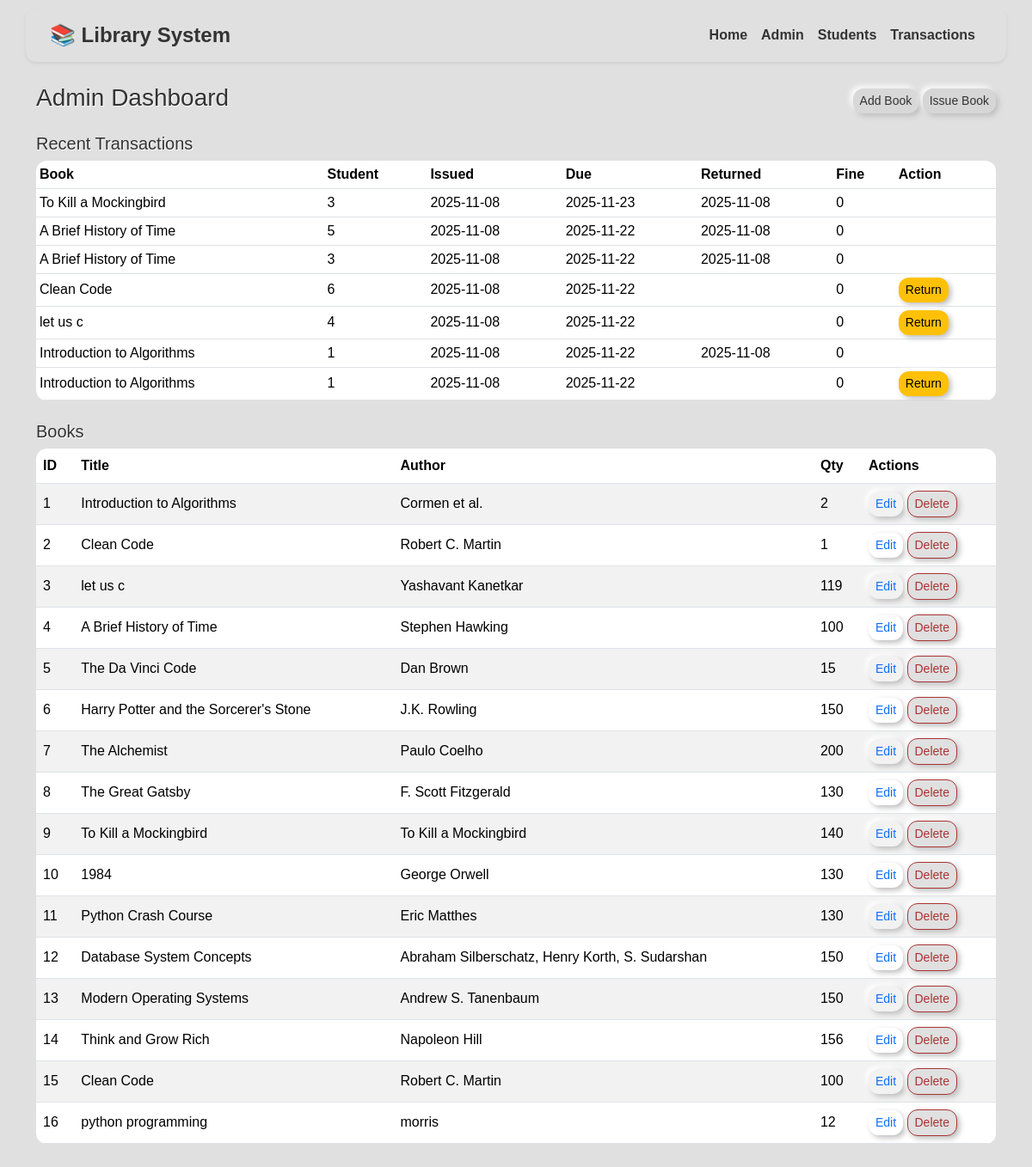
The page /admin on the database its author committed.
### tables this page shows
CREATE TABLE transactions(
    id INTEGER PRIMARY KEY AUTOINCREMENT,
    book_id INTEGER,
    student_id INTEGER,
    issued_at TEXT,
    due_date TEXT,
    returned_at TEXT,
    fine INTEGER DEFAULT 0,
    FOREIGN KEY(book_id) REFERENCES books(id),
    FOREIGN KEY(student_id) REFERENCES students(id)
);

CREATE TABLE books(
    id INTEGER PRIMARY KEY AUTOINCREMENT,
    title TEXT NOT NULL,
    author TEXT,
    isbn TEXT,
    quantity INTEGER DEFAULT 0
);

### app.py (the view)
@app.route("/admin")
def admin_dashboard():
    db = get_db()
    books = db.execute("SELECT * FROM books").fetchall()
    transactions = db.execute("SELECT t.*, b.title FROM transactions t LEFT JOIN books b ON b.id=t.book_id ORDER BY t.issued_at DESC LIMIT 10").fetchall()
    return render_template("admin_dashboard.html", books=books, transactions=transactions)

### app.py (called while the page is built)
def get_db():
    db = getattr(g, "_database", None)
    if db is None:
        db = g._database = sqlite3.connect(DB_PATH)
        db.row_factory = sqlite3.Row
    return db

@app.teardown_appcontext
def close_connection(exception):
    db = getattr(g, "_database", None)
    if db is not None:
        db.close()

### templates/admin_dashboard.html
{% extends "base.html" %}
{% block content %}
  <div class="d-flex justify-content-between align-items-center mb-3">
    <h3>Admin Dashboard</h3>
    <div>
      <a class="btn btn-sm btn-success" href="{{ url_for('add_book') }}">Add Book</a>
      <a class="btn btn-sm btn-primary" href="{{ url_for('issue') }}">Issue Book</a>
    </div>
  </div>
  <h5>Recent Transactions</h5>
  <table class="table table-sm">
    <thead><tr><th>Book</th><th>Student</th><th>Issued</th><th>Due</th><th>Returned</th><th>Fine</th><th>Action</th></tr></thead>
    <tbody>
      {% for t in transactions %}
        <tr>
          <td>{{ t['title'] or '—' }}</td>
          <td>{{ t['student_id'] }}</td>
          <td>{{ t['issued_at'][:10] if t['issued_at'] else '' }}</td>
          <td>{{ t['due_date'] }}</td>
          <td>{{ t['returned_at'][:10] if t['returned_at'] else '' }}</td>
          <td>{{ t['fine'] }}</td>
          <td>
            {% if not t['returned_at'] %}
            <form method="post" action="{{ url_for('return_book', tx_id=t['id']) }}" style="display:inline">
              <button class="btn btn-sm btn-warning">Return</button>
            </form>
            {% endif %}
          </td>
        </tr>
      {% endfor %}
    </tbody>
  </table>
  <h5 class="mt-4">Books</h5>
  <table class="table table-striped">
    <thead><tr><th>ID</th><th>Title</th><th>Author</th><th>Qty</th><th>Actions</th></tr></thead>
    <tbody>
      {% for b in books %}
      <tr>
        <td>{{ b['id'] }}</td>
        <td>{{ b['title'] }}</td>
        <td>{{ b['author'] }}</td>
        <td>{{ b['quantity'] }}</td>
        <td>
          <a class="btn btn-sm btn-outline-primary" href="{{ url_for('edit_book', book_id=b['id']) }}">Edit</a>
          <form method="post" action="{{ url_for('delete_book', book_id=b['id']) }}" style="display:inline">
            <button class="btn btn-sm btn-outline-danger">Delete</button>
          </form>
        </td>
      </tr>
      {% endfor %}
    </tbody>
  </table>
{% endblock %}

### static/style.css (style rules this page uses)
body { background: #e0e0e0; font-family: 'Poppins', sans-serif; color: #333; padding-bottom: 40px; }
.btn { border: none; border-radius: 12px; box-shadow: 3px 3px 6px #bebebe, -3px -3px 6px #ffffff; transition: all 0.2s ease; }
.btn-primary { background: #d6d6d6; color: #333; }
.btn-success { background: #d8d8d8; color: #333; }
.btn-outline-danger { color: #a33; border: 1px solid #a33; background: #e0e0e0; }
.table { background: #e0e0e0; border-radius: 12px; box-shadow: inset 2px 2px 4px #bebebe, inset -2px -2px 4px #ffffff; overflow: hidden; }
.table th, .table td { vertical-align: middle; }
h3, h5 { text-shadow: 1px 1px 1px #fff; }

### rows shown on the page
transactions: title "To Kill a Mockingbird", student_id "3", issued_at "2025-11-08", due_date "2025-11-23", returned_at "2025-11-08", fine "0"
transactions: title "A Brief History of Time", student_id "5", issued_at "2025-11-08", due_date "2025-11-22", returned_at "2025-11-08", fine "0"
transactions: title "A Brief History of Time", student_id "3", issued_at "2025-11-08", due_date "2025-11-22", returned_at "2025-11-08", fine "0"
transactions: title "Clean Code", student_id "6", issued_at "2025-11-08", due_date "2025-11-22", fine "0"
transactions: title "let us c", student_id "4", issued_at "2025-11-08", due_date "2025-11-22", fine "0"
transactions: title "Introduction to Algorithms", student_id "1", issued_at "2025-11-08", due_date "2025-11-22", returned_at "2025-11-08", fine "0"
transactions: title "Introduction to Algorithms", student_id "1", issued_at "2025-11-08", due_date "2025-11-22", fine "0"
books: id "1", title "Introduction to Algorithms", author "Cormen et al.", quantity "2"
books: id "2", title "Clean Code", author "Robert C. Martin", quantity "1"
books: id "3", title "let us c", author "Yashavant Kanetkar", quantity "119"
books: id "4", title "A Brief History of Time", author "Stephen Hawking", quantity "100"
books: id "5", title "The Da Vinci Code", author "Dan Brown", quantity "15"
books: id "6", title "Harry Potter and the Sorcerer's Stone", author "J.K. Rowling", quantity "150"
books: id "7", title "The Alchemist", author "Paulo Coelho", quantity "200"
books: id "8", title "The Great Gatsby", author "F. Scott Fitzgerald", quantity "130"
books: id "9", title "To Kill a Mockingbird", author "To Kill a Mockingbird", quantity "140"
books: id "10", title "1984", author "George Orwell", quantity "130"
books: id "11", title "Python Crash Course", author "Eric Matthes", quantity "130"
books: id "12", title "Database System Concepts", author "Abraham Silberschatz, Henry Korth, S. Sudarshan", quantity "150"
books: id "13", title "Modern Operating Systems", author "Andrew S. Tanenbaum", quantity "150"
books: id "14", title "Think and Grow Rich", author "Napoleon Hill", quantity "156"
books: id "15", title "Clean Code", author "Robert C. Martin", quantity "100"
books: id "16", title "python programming", author "morris", quantity "12"
